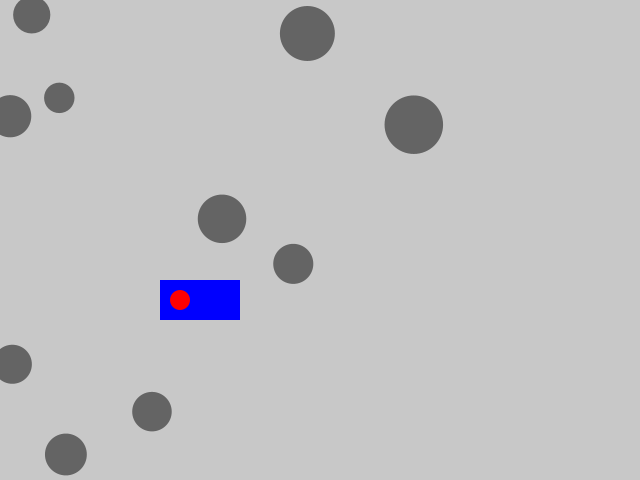
Frame 1 (no input)
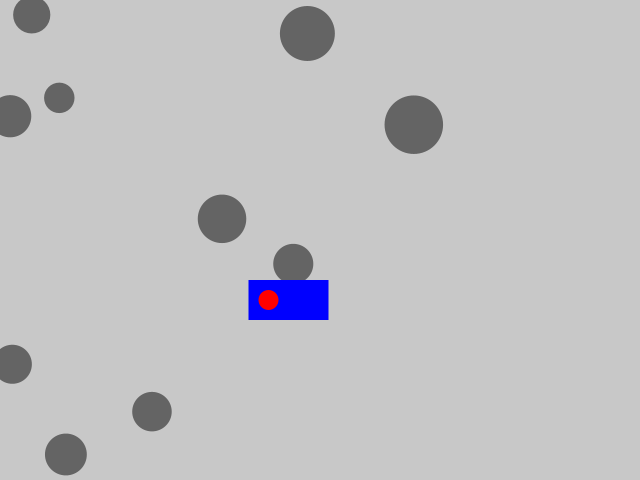
Frame 60 (the mouse pressed at the canvas centre just before this capture)
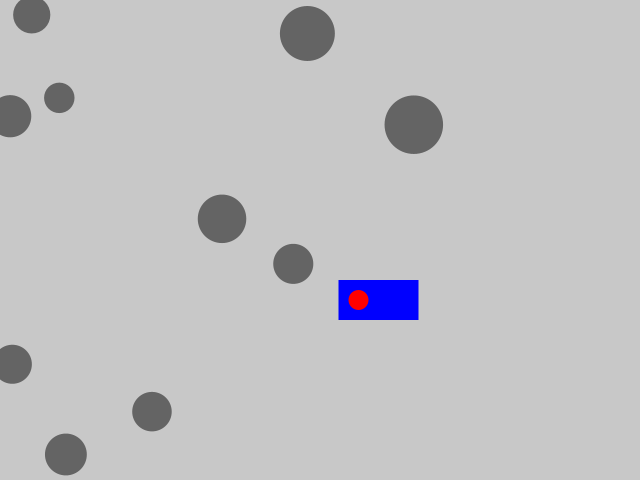
Frame 120 (the mouse held since frame 60 and released just before this capture)

The Processing sketch that drew these frames (run headless with seeded random() and noise(); from frame 60 on, the mouse is pressed at the canvas centre):

// Processing sketch: transitoConAuto
// ── transitoConAuto.pde
Transito t;
void setup() {
  size(640, 480);
  t = new Transito();
}
void draw() {
  background(200);
  t.dibujar();
  t.chocar();
  if (keyPressed) {
    t.moverAuto(keyCode);
  }
}

// ── aClassTransito.pde
class Transito {

  Baches [] b = new Baches[10];
  Auto a;
  Transito() {
    a = new Auto(200, 300, 40, 0);
    for (int i=0; i<b.length; i++) {
      b[i] = new Baches(random(width), random(height), random(30, 60));
    }
  }
  void dibujar() {
    for (int i=0; i<b.length; i++) {
      b[i].dibujarBache();
    }
    a.dibujar();
    a.mover();
  }
  void chocar() {
    for (int i=0; i<b.length; i++) {
      float distan = dist(a.x, a.y, b[i].x, b[i].y);
      if (distan<b[i].d/2) {
        a.patinar();
      }
    }
  }
  void moverAuto(int tec) {
    if (tec == RIGHT) {
      a.girarDerecha();
    }
    if (tec ==LEFT) {
      a.girarIzquierda();
    }
  }
}

// ── bClassAuto.pde
class Auto {
  float x, y, t ; // ubicación y tamaño
  float vel, dir, anguloGiro; // velocida, direccion y angulo de giro
  Auto(float x, float y, float t, float dir) {
    this.x = x;
    this.y = y;
    this.t = t;
    this.dir = dir;
    anguloGiro = radians(2);
    rectMode(CENTER);
    vel = 1.5;
  }
  void dibujar() {
    fill(0, 0, 255);
    push();
    translate(x, y);
    rotate(dir);
    rect(0, 0, t*2, t);
    fill(255, 0, 0);
    circle(-t/2, 0, t/2);
    pop();
  }
  void mover() {
    float dx = vel * cos(dir);
    float dy = vel * sin(dir);
    x += dx;
    y += dy;
  }
  void patinar() {
    x += random(-3, 3);
    y += random(-3, 3);
  }
  void girarDerecha() {
    dir += anguloGiro;
  }
  void girarIzquierda() {
    dir -= anguloGiro;
  }
}

// ── cClaseBaches.pde
class Baches {
  float x, y, d;
  Baches(float x, float y, float d) {
    this.x = x;
    this.y = y;
    this.d = d;
  }
  void dibujarBache() {
    fill(100);
    noStroke();
    circle(x, y, d);
  }
}
